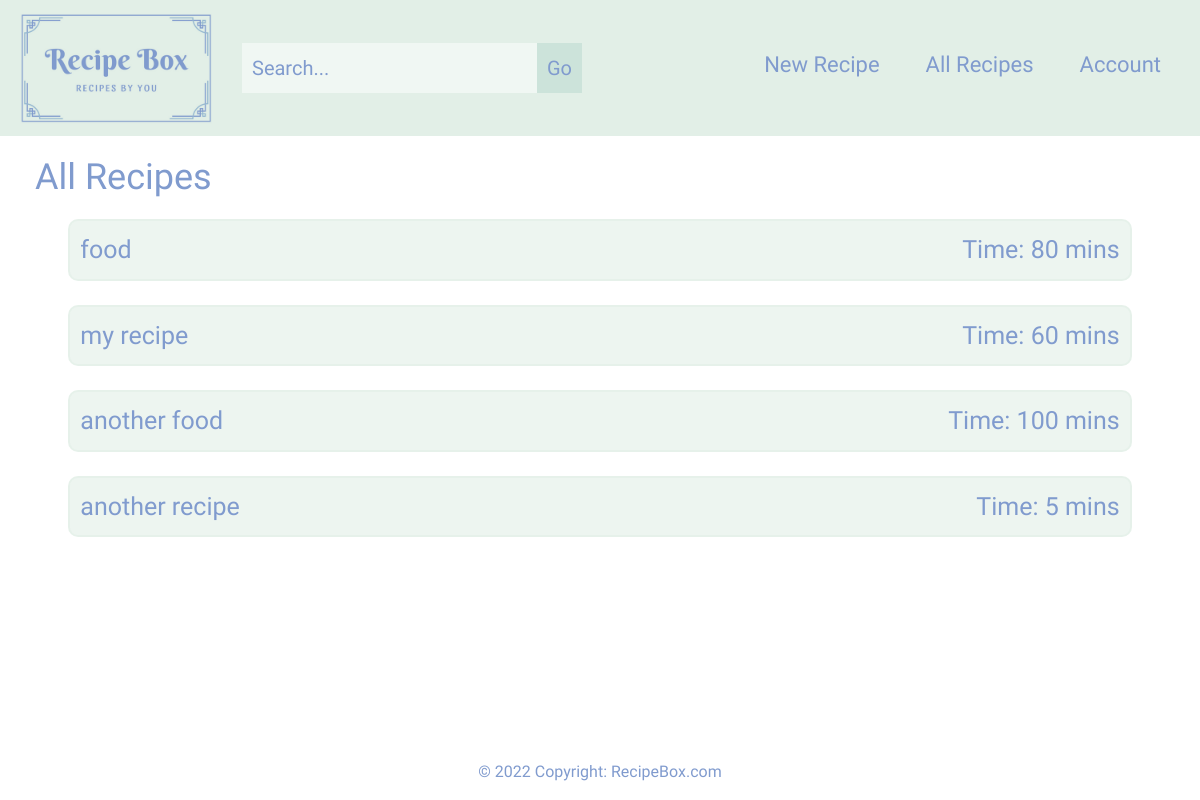
The app's page /all_recipes/ (signed in), older data.
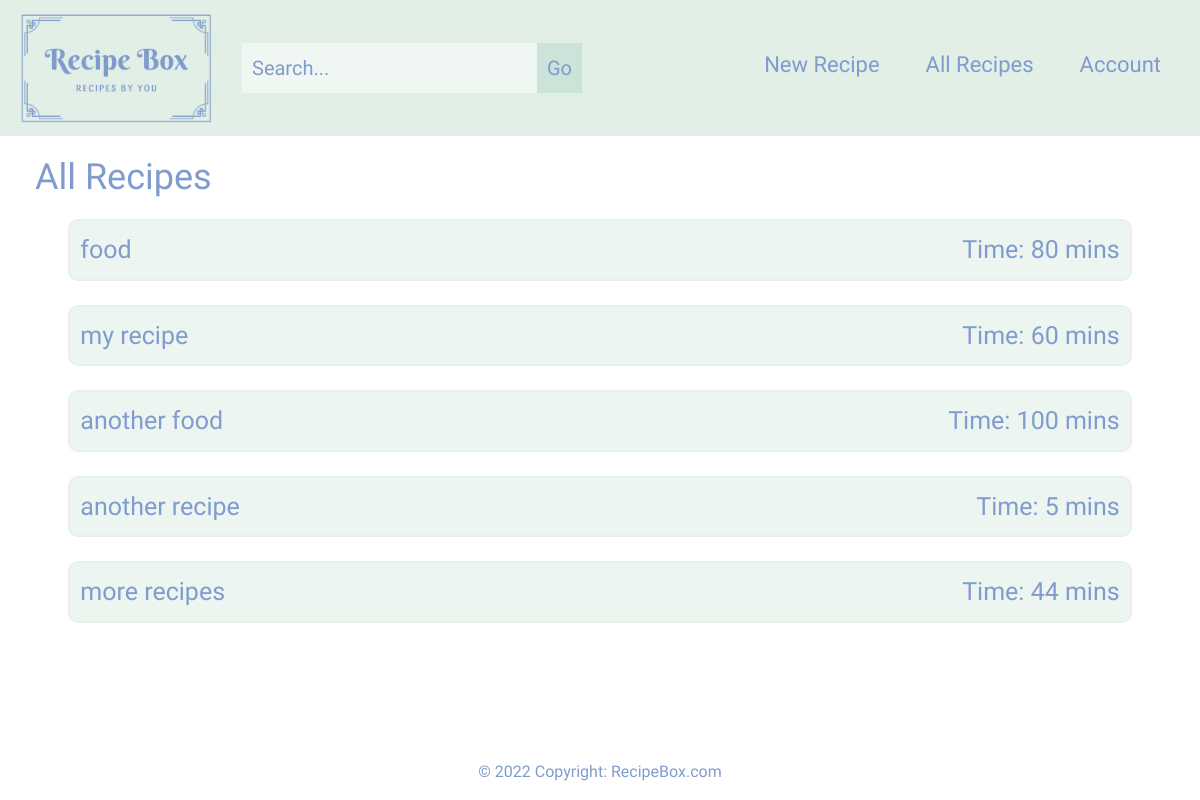
The same page, newer data.
### base/models.py (models this page shows, shortened)
class Recipe(models.Model):
    user = models.ForeignKey(settings.AUTH_USER_MODEL, on_delete=models.CASCADE)
    name = models.CharField(max_length = 150)
    slug = models.SlugField(blank=True, null=True)
    time_to_make = models.CharField(max_length = 25, default=0)
    timestamp = models.DateTimeField(auto_now_add=True)
    updated = models.DateTimeField(auto_now=True)
    section = models.ForeignKey(Section, related_name='recipes', on_delete=models.PROTECT, null=True)
    pinned = models.BooleanField(default=False)
    class Meta:
        verbose_name = ('Recipe')
        verbose_name_plural = ('Recipes')
    '''
    def __str__(self):
        return self.name

    def save(self, *args, **kwargs):
        if self.slug is None:
            self.slug = slugify(self.name)
        super().save(*args, **kwargs)
    '''
    def get_absolute_url(self):
        return reverse("individual_recipe", kwargs={"title": self.name})

### base/views.py (the view)
# urls.py: path("all_recipes/", views.all_recipes, name="all_recipes"),
@login_required
def all_recipes(request):
    recipe_qs = Recipe.objects.filter(user=request.user)
    context = {
        "recipe_list": recipe_qs,
    }
    return render(request, "all_recipes.html", context)

### templates/all_recipes.html (shortened to what this page needs)
{% extends "base.html" %}
{% block page_content %}
<section id="all-recipes">
    <h2>All Recipes</h2>
    <div class="row all-recipes-row">
        {% for x in recipe_list %}
        <div class="col-sm-11 all-sections">
            <p class="all-recipes-text"><a class="col-link" href="{{ x.get_absolute_url }}">{{ x.name }}</a></p>
            <p class="all-recipes-text">Time: {{ x.time_to_make }} mins</p>
        </div>
        {% endfor %}
    </div>
</section>
{% endblock %}

Row changes from the older to the newer data that the page shows:
added Recipe: name "more recipes", time_to_make "44"
